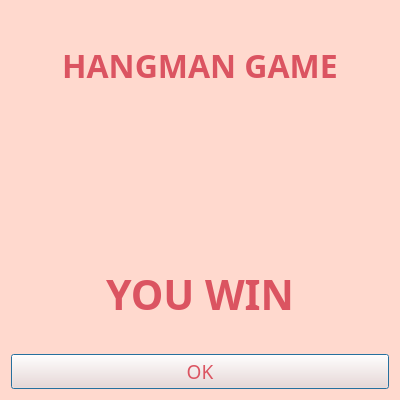
<?xml version="1.0" encoding="UTF-8"?>
<ui version="4.0">
 <class>Dialog</class>
 <widget class="QDialog" name="Dialog">
  <property name="geometry">
   <rect>
    <x>0</x>
    <y>0</y>
    <width>400</width>
    <height>400</height>
   </rect>
  </property>
  <property name="windowTitle">
   <string>Dialog</string>
  </property>
  <property name="autoFillBackground">
   <bool>false</bool>
  </property>
  <property name="styleSheet">
   <string notr="true">background-color: rgb(255, 217, 206);</string>
  </property>
  <layout class="QVBoxLayout" name="verticalLayout">
   <item>
    <widget class="QLabel" name="label_3">
     <property name="font">
      <font>
       <family>Tempus Sans ITC</family>
       <pointsize>24</pointsize>
       <bold>true</bold>
      </font>
     </property>
     <property name="styleSheet">
      <string notr="true">color: rgb(219, 84, 97);</string>
     </property>
     <property name="text">
      <string>HANGMAN GAME</string>
     </property>
     <property name="alignment">
      <set>Qt::AlignmentFlag::AlignCenter</set>
     </property>
    </widget>
   </item>
   <item>
    <widget class="QLabel" name="label">
     <property name="text">
      <string/>
     </property>
     <property name="pixmap">
      <pixmap resource="source.qrc">:/images/hangman/images/medal.png</pixmap>
     </property>
     <property name="alignment">
      <set>Qt::AlignmentFlag::AlignCenter</set>
     </property>
    </widget>
   </item>
   <item>
    <widget class="QLabel" name="label_2">
     <property name="font">
      <font>
       <family>Tempus Sans ITC</family>
       <pointsize>31</pointsize>
       <bold>true</bold>
      </font>
     </property>
     <property name="styleSheet">
      <string notr="true">color: rgb(219, 84, 97);</string>
     </property>
     <property name="text">
      <string>YOU WIN</string>
     </property>
     <property name="alignment">
      <set>Qt::AlignmentFlag::AlignCenter</set>
     </property>
    </widget>
   </item>
   <item>
    <widget class="QPushButton" name="pushButton">
     <property name="font">
      <font>
       <family>Tempus Sans ITC</family>
       <pointsize>14</pointsize>
      </font>
     </property>
     <property name="styleSheet">
      <string notr="true">color: rgb(219, 84, 97);</string>
     </property>
     <property name="text">
      <string>OK</string>
     </property>
    </widget>
   </item>
  </layout>
 </widget>
 <resources>
  <include location="source.qrc"/>
 </resources>
 <connections/>
</ui>
